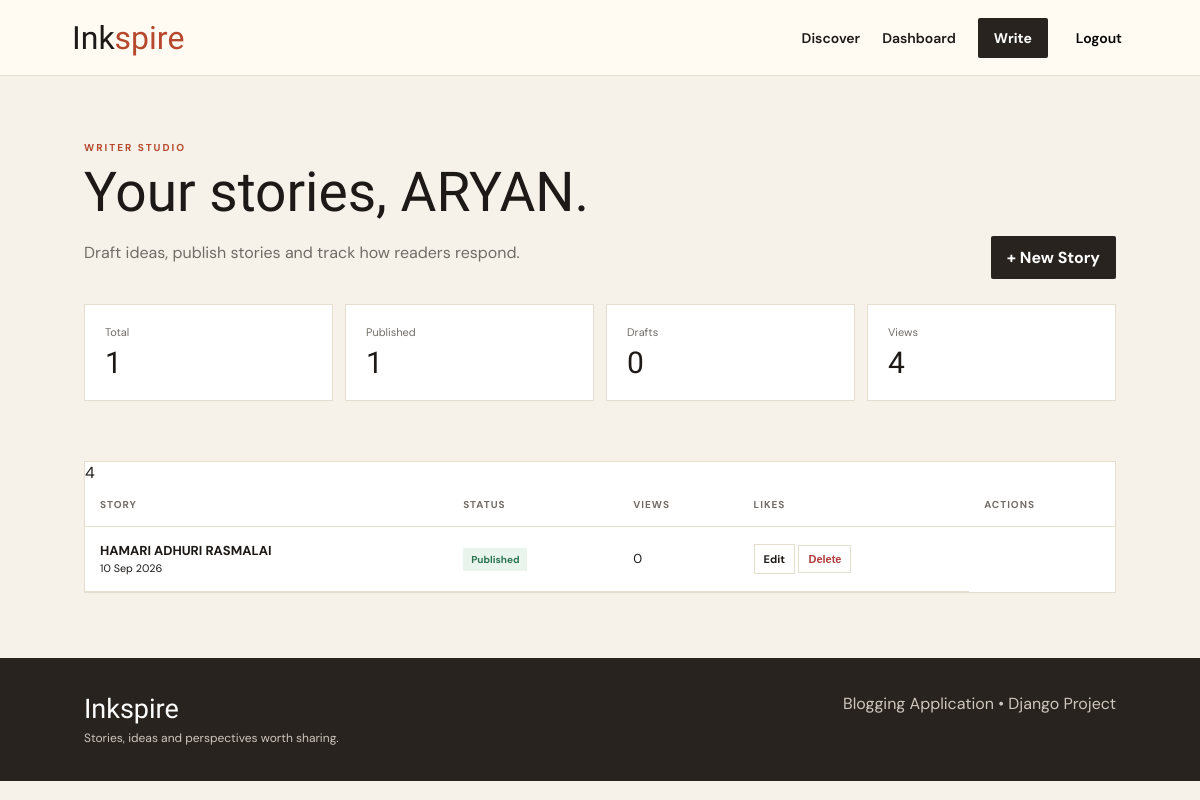
The page /dashboard/ (signed in) on the database its author committed.
### blog/models.py (models this page shows, shortened)
class Post(models.Model):
    STATUS_CHOICES=[("draft","Draft"),("published","Published")]
    author=models.ForeignKey(User,on_delete=models.CASCADE,related_name="blog_posts")
    category=models.ForeignKey(Category,on_delete=models.SET_NULL,null=True,blank=True,related_name="posts")
    title=models.CharField(max_length=180)
    excerpt=models.CharField(max_length=260,blank=True)
    content=models.TextField()
    image_url=models.URLField(blank=True)
    status=models.CharField(max_length=20,choices=STATUS_CHOICES,default="draft")
    views=models.PositiveIntegerField(default=0)
    likes=models.ManyToManyField(User,blank=True,related_name="liked_posts")
    created_at=models.DateTimeField(default=timezone.now)
    updated_at=models.DateTimeField(auto_now=True)
    class Meta: ordering=["-created_at"]
    def like_count(self): return self.likes.count()

### blog/views.py (the view)
# urls.py: path("dashboard/",views.dashboard,name="dashboard"),
@login_required
def dashboard(request):
    posts=Post.objects.filter(author=request.user)
    return render(request,"blog/dashboard.html",{"posts":posts,"total":posts.count(),
                                                 "published":posts.filter(status="published").count(),
                                                 "drafts":posts.filter(status="draft").count(),
                                                 "total_views":sum(p.views for p in posts)})

### templates/blog/dashboard.html (shortened to what this page needs)
{% extends "blog/base.html" %}
{% block content %}
<section class="dashboard-head">
    <div>
        <div class="eyebrow">WRITER STUDIO</div>
        <h1>Your stories, {{ user.username }}.</h1>
        <p>Draft ideas, publish stories and track how readers respond.</p>
    </div><a class="primary" href="{% url 'create_post' %}">+ New Story</a>
</section>
<section class="stats">
    <div><span>Total</span>
        <b>
            {{ total }}
        </b>
    </div>
    <div><span>Published</span>
        <b>
            {{ published }}
        </b>
    </div>
    <div>
        <span>Drafts</span>
        <b>
            {{ drafts }}
        </b>
    </div>
    <div>
        <span>Views</span>
        <b>
            {{ total_views }}
        </b>
    </div>
</section>
<section class="section compact">
    <div class="table-wrap">
        <table>
            <thead>
                <tr>
                    <th>Story</th>
                    <th>Status</th>
                    <th>Views</th>
                    <th>Likes</th>
                    <th>Actions</th>
                </tr>
            </thead>
            <tbody>
                {% for post in posts %}
                <tr>
                    <td>
                        <b>
                            {{ post.title }}
                        </b>
                        <br>
                        <small>
                            {{ post.created_at|date:"d M Y" }}
                        </small>
                    </td>
                    <td>
                        <span class="status {{ post.status }}">
                            {{ post.get_status_display }}
                        </span>
                    </td>
                    <td>
                        {{ post.like_count }}
                    </td>
                    <td>
                        <a class="mini-btn" href="{% url 'edit_post' post.pk %}">Edit</a>
                        <form class="inline-form delete-form" method="post" action="{% url 'delete_post' post.pk %}">
                            <button class="mini-btn danger">Delete</button>
                        </form>
                    </td>
                </tr>
                {% empty %}
                <tr>
                    <td colspan="5">No stories yet.</td>
                </tr>
                {% endfor %}
            </tbody>
        </table>
    </div>
</section>
{% endblock %}

### static/css/style.css (style rules this page uses)
:root { --ink: #1c1917; --muted: #716c67; --paper: #f7f2e9; --card: #fffdf9; --line: #e5ddd0; --accent: #b6492d; --dark: #28231f }
* { box-sizing: border-box }
body { margin: 0; background: var(--paper); color: var(--ink); font-family: 'DM Sans', sans-serif }
a { text-decoration: none; color: inherit }
.write-btn, .primary { background: var(--dark); color: #fff !important; padding: 11px 16px; border: 0; border-radius: 2px; font-weight: 700; cursor: pointer }
.inline-form { display: inline }
.eyebrow { font-size: 10px; letter-spacing: 2px; font-weight: 700; color: var(--accent); margin-bottom: 12px }
.hero h1, .page-head h1, .dashboard-head h1 { font: 400 clamp(50px, 7vw, 90px) 'Libre Caslon Display'; line-height: .98; margin: 0 0 22px }
.section { padding: 65px 7% }
.compact { padding-top: 25px }
.dashboard-head { padding: 65px 7% 25px; display: flex; justify-content: space-between; align-items: end }
.dashboard-head h1 { font-size: 55px }
.dashboard-head p { color: var(--muted) }
.stats { padding: 0 7% 35px; display: grid; grid-template-columns: repeat(4, 1fr); gap: 12px }
.stats>div { background: #fff; border: 1px solid var(--line); padding: 20px }
.stats span, .stats b { display: block }
.stats span { color: var(--muted); font-size: 11px }
.stats b { font: 400 30px 'Libre Caslon Display'; margin-top: 6px }
.table-wrap { background: #fff; border: 1px solid var(--line); overflow: auto }
table { width: 100%; border-collapse: collapse; min-width: 700px }
th, td { text-align: left; padding: 15px; border-bottom: 1px solid var(--line); font-size: 13px }
th { font-size: 10px; text-transform: uppercase; letter-spacing: 1px; color: var(--muted) }
.status { padding: 5px 8px; font-size: 10px; font-weight: 700 }
.status.published { background: #e8f4ec; color: #2a7450 }
.mini-btn { border: 1px solid var(--line); background: #fff; padding: 7px 9px; font-size: 11px; font-weight: 700 }
.danger { color: #b43b3b }

### rows shown on the page
Post: title "HAMARI ADHURI RASMALAI", created_at "10 Sep 2026", status "Published", like_count "0"

### other values the page prints
{{ user.username }} "ARYAN"
{{ total }} "1"
{{ published }} "1"
{{ drafts }} "0"
{{ total_views }} "4"
